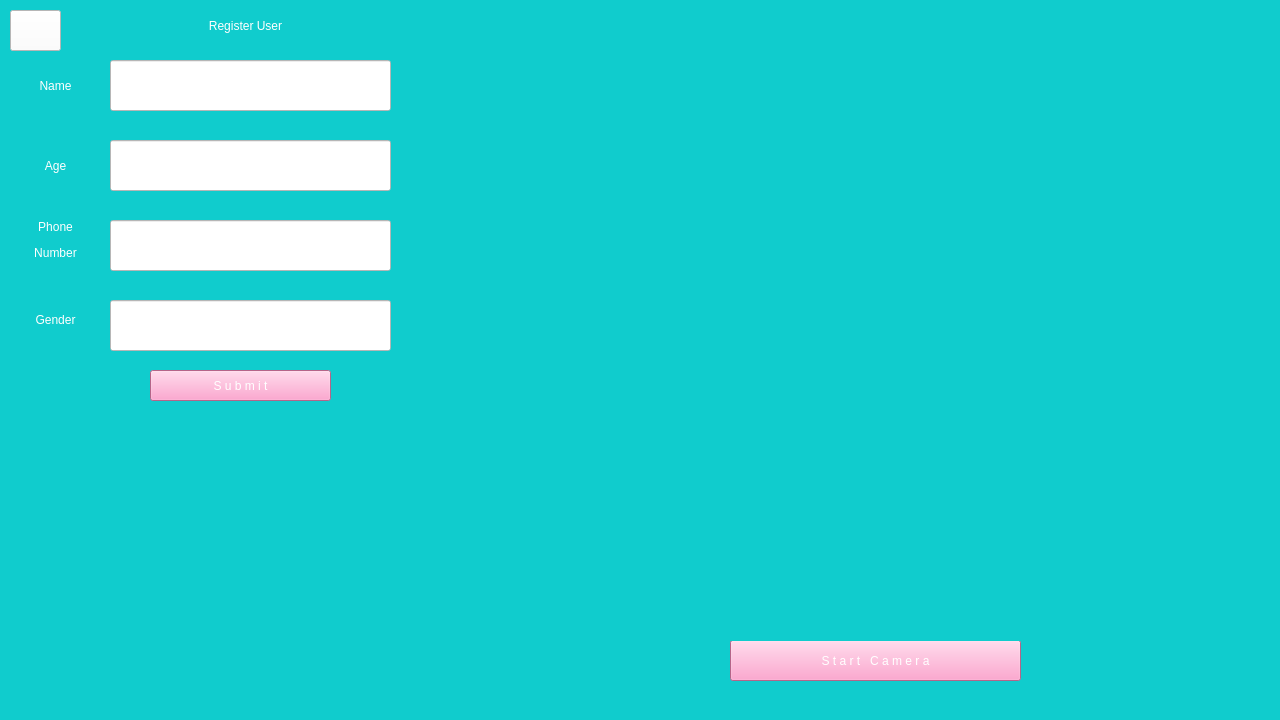
<?xml version="1.0" encoding="UTF-8"?>
<ui version="4.0">
 <class>MainWindow</class>
 <widget class="QMainWindow" name="MainWindow">
  <property name="geometry">
   <rect>
    <x>0</x>
    <y>0</y>
    <width>1280</width>
    <height>720</height>
   </rect>
  </property>
  <property name="windowTitle">
   <string>MainWindow</string>
  </property>
  <property name="autoFillBackground">
   <bool>false</bool>
  </property>
  <property name="styleSheet">
   <string notr="true">background-color: rgb(16, 204, 205);</string>
  </property>
  <widget class="QWidget" name="centralwidget">
   <widget class="QLabel" name="image_label">
    <property name="geometry">
     <rect>
      <x>420</x>
      <y>0</y>
      <width>861</width>
      <height>641</height>
     </rect>
    </property>
    <property name="styleSheet">
     <string notr="true"/>
    </property>
    <property name="text">
     <string/>
    </property>
   </widget>
   <widget class="QPushButton" name="control_bt">
    <property name="geometry">
     <rect>
      <x>730</x>
      <y>640</y>
      <width>291</width>
      <height>41</height>
     </rect>
    </property>
    <property name="styleSheet">
     <string notr="true">font: 12pt &quot;Lemon/Milk&quot;;color: rgb(255, 255, 255);background-color: rgb(253, 142, 192);</string>
    </property>
    <property name="text">
     <string>S t a r t   C a m e r a</string>
    </property>
   </widget>
   <widget class="QLabel" name="label">
    <property name="geometry">
     <rect>
      <x>50</x>
      <y>400</y>
      <width>361</width>
      <height>311</height>
     </rect>
    </property>
    <property name="text">
     <string/>
    </property>
    <property name="pixmap">
     <pixmap>../Images/490544-PHCFBA-7.jpg</pixmap>
    </property>
    <property name="scaledContents">
     <bool>true</bool>
    </property>
   </widget>
   <widget class="QLabel" name="label_2">
    <property name="geometry">
     <rect>
      <x>120</x>
      <y>10</y>
      <width>251</width>
      <height>31</height>
     </rect>
    </property>
    <property name="styleSheet">
     <string notr="true">font: 20pt &quot;Lemon/Milk&quot;;
color: rgb(255, 255, 255);</string>
    </property>
    <property name="text">
     <string>Register User</string>
    </property>
    <property name="alignment">
     <set>Qt::AlignCenter</set>
    </property>
   </widget>
   <widget class="QLabel" name="label_3">
    <property name="geometry">
     <rect>
      <x>10</x>
      <y>70</y>
      <width>91</width>
      <height>31</height>
     </rect>
    </property>
    <property name="styleSheet">
     <string notr="true">font: 15pt &quot;Lemon/Milk&quot;;
color: rgb(255, 255, 255);</string>
    </property>
    <property name="text">
     <string>Name</string>
    </property>
    <property name="alignment">
     <set>Qt::AlignCenter</set>
    </property>
   </widget>
   <widget class="QLabel" name="label_4">
    <property name="geometry">
     <rect>
      <x>10</x>
      <y>150</y>
      <width>91</width>
      <height>31</height>
     </rect>
    </property>
    <property name="styleSheet">
     <string notr="true">font: 15pt &quot;Lemon/Milk&quot;;
color: rgb(255, 255, 255);</string>
    </property>
    <property name="text">
     <string>Age</string>
    </property>
    <property name="alignment">
     <set>Qt::AlignCenter</set>
    </property>
   </widget>
   <widget class="QLabel" name="label_5">
    <property name="geometry">
     <rect>
      <x>10</x>
      <y>210</y>
      <width>91</width>
      <height>61</height>
     </rect>
    </property>
    <property name="styleSheet">
     <string notr="true">font: 14pt &quot;Lemon/Milk&quot;;
color: rgb(255, 255, 255);</string>
    </property>
    <property name="text">
     <string>&lt;html&gt;&lt;head/&gt;&lt;body&gt;&lt;p&gt;Phone&lt;/p&gt;&lt;p&gt;Number&lt;/p&gt;&lt;/body&gt;&lt;/html&gt;</string>
    </property>
    <property name="alignment">
     <set>Qt::AlignCenter</set>
    </property>
   </widget>
   <widget class="QLabel" name="label_6">
    <property name="geometry">
     <rect>
      <x>10</x>
      <y>290</y>
      <width>91</width>
      <height>61</height>
     </rect>
    </property>
    <property name="styleSheet">
     <string notr="true">font: 15pt &quot;Lemon/Milk&quot;;
color: rgb(255, 255, 255);</string>
    </property>
    <property name="text">
     <string>&lt;html&gt;&lt;head/&gt;&lt;body&gt;&lt;p&gt;Gender&lt;/p&gt;&lt;/body&gt;&lt;/html&gt;</string>
    </property>
    <property name="alignment">
     <set>Qt::AlignCenter</set>
    </property>
   </widget>
   <widget class="QLineEdit" name="nameinput">
    <property name="geometry">
     <rect>
      <x>110</x>
      <y>60</y>
      <width>281</width>
      <height>51</height>
     </rect>
    </property>
    <property name="styleSheet">
     <string notr="true">background-color: rgb(255, 255, 255);
font: 13pt &quot;Montserrat&quot;;</string>
    </property>
   </widget>
   <widget class="QLineEdit" name="ageinput">
    <property name="geometry">
     <rect>
      <x>110</x>
      <y>140</y>
      <width>281</width>
      <height>51</height>
     </rect>
    </property>
    <property name="styleSheet">
     <string notr="true">background-color: rgb(255, 255, 255);
font: 13pt &quot;Montserrat&quot;;</string>
    </property>
   </widget>
   <widget class="QLineEdit" name="phoneinput">
    <property name="geometry">
     <rect>
      <x>110</x>
      <y>220</y>
      <width>281</width>
      <height>51</height>
     </rect>
    </property>
    <property name="styleSheet">
     <string notr="true">background-color: rgb(255, 255, 255);
font: 13pt &quot;Montserrat&quot;;</string>
    </property>
   </widget>
   <widget class="QLineEdit" name="genderinput">
    <property name="geometry">
     <rect>
      <x>110</x>
      <y>300</y>
      <width>281</width>
      <height>51</height>
     </rect>
    </property>
    <property name="styleSheet">
     <string notr="true">background-color: rgb(255, 255, 255);
font: 13pt &quot;Montserrat&quot;;</string>
    </property>
   </widget>
   <widget class="QPushButton" name="submit">
    <property name="geometry">
     <rect>
      <x>150</x>
      <y>370</y>
      <width>181</width>
      <height>31</height>
     </rect>
    </property>
    <property name="styleSheet">
     <string notr="true">font: 12pt &quot;Lemon/Milk&quot;;color: rgb(255, 255, 255);background-color: rgb(253, 142, 192);</string>
    </property>
    <property name="text">
     <string>S u b m i t</string>
    </property>
   </widget>
   <widget class="QPushButton" name="backbtn">
    <property name="geometry">
     <rect>
      <x>10</x>
      <y>10</y>
      <width>51</width>
      <height>41</height>
     </rect>
    </property>
    <property name="styleSheet">
     <string notr="true">background-color: rgb(255, 255, 255);</string>
    </property>
    <property name="text">
     <string/>
    </property>
    <property name="icon">
     <iconset>
      <normaloff>../Images/3646423e2df5a8a39333e2aa8bbcc8e1_back-arrow-icon-png-image-free-download-searchpngcom_715-715.png</normaloff>../Images/3646423e2df5a8a39333e2aa8bbcc8e1_back-arrow-icon-png-image-free-download-searchpngcom_715-715.png</iconset>
    </property>
    <property name="iconSize">
     <size>
      <width>32</width>
      <height>32</height>
     </size>
    </property>
   </widget>
   <zorder>control_bt</zorder>
   <zorder>label</zorder>
   <zorder>image_label</zorder>
   <zorder>label_2</zorder>
   <zorder>label_3</zorder>
   <zorder>label_4</zorder>
   <zorder>label_5</zorder>
   <zorder>label_6</zorder>
   <zorder>nameinput</zorder>
   <zorder>ageinput</zorder>
   <zorder>phoneinput</zorder>
   <zorder>genderinput</zorder>
   <zorder>submit</zorder>
   <zorder>backbtn</zorder>
  </widget>
 </widget>
 <resources/>
 <connections/>
</ui>
